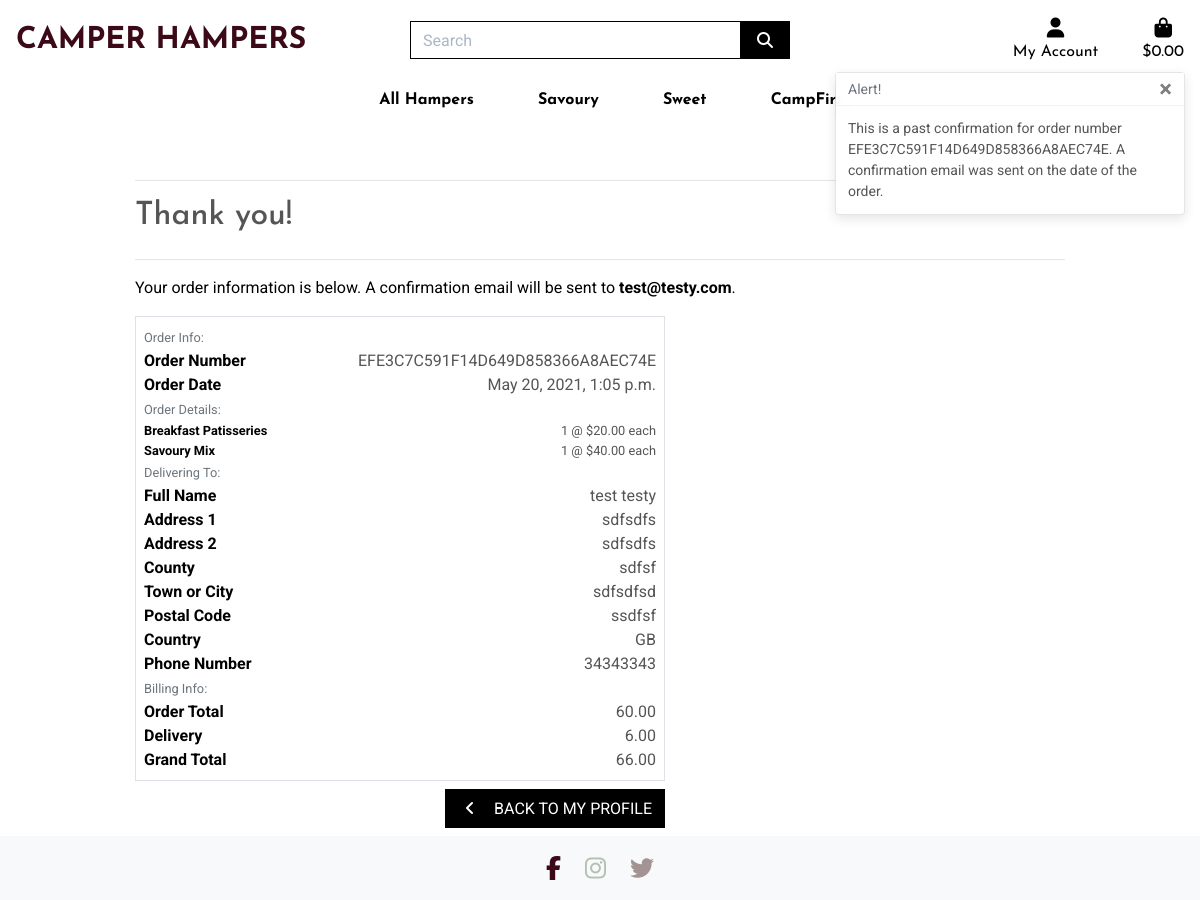
The app's page /profiles/order_history/EFE3C7C591F14D649D858366A8AEC74E with its own data.
### checkout/models.py (models this page shows, shortened)
class Order(models.Model):
    order_number = models.CharField(max_length=32, null=False, editable=False)
    user_profile = models.ForeignKey(UserProfile, on_delete=models.SET_NULL,
                                     null=True, blank=True, related_name='orders')
    full_name = models.CharField(max_length=50, null=False, blank=False)
    email = models.EmailField(max_length=254, null=False, blank=False)
    phone_number = models.CharField(max_length=20, null=False, blank=False)
    country = CountryField(blank_label='Country *', null=False, blank=False)
    postcode = models.CharField(max_length=20, null=True, blank=True)
    town_or_city = models.CharField(max_length=40, null=False, blank=False)
    street_address1 = models.CharField(max_length=80, null=False, blank=False)
    street_address2 = models.CharField(max_length=80, null=True, blank=True)
    county = models.CharField(max_length=80, null=True, blank=True)
    date = models.DateTimeField(auto_now_add=True)
    delivery_cost = models.DecimalField(max_digits=6, decimal_places=2, null=False, default=0)
    order_total = models.DecimalField(max_digits=10, decimal_places=2, null=False, default=0)
    grand_total = models.DecimalField(max_digits=10, decimal_places=2, null=False, default=0)
    original_bag = models.TextField(null=False, blank=False, default='')
    stripe_pid = models.CharField(max_length=254, null=False, blank=False, default='')

class OrderLineItem(models.Model):
    order = models.ForeignKey(Order, null=False, blank=False, on_delete=models.CASCADE, related_name='lineitems')
    product = models.ForeignKey(Product, null=False, blank=False, on_delete=models.CASCADE)
    quantity = models.IntegerField(null=False, blank=False, default=0)
    lineitem_total = models.DecimalField(max_digits=6, decimal_places=2, null=False, blank=False, editable=False)

### products/models.py (models this page shows, shortened)
class Product(models.Model):
    category = models.ForeignKey('Category', null=True, blank=True, on_delete=models.SET_NULL)
    sku = models.CharField(max_length=254, null=True, blank=True)
    name = models.CharField(max_length=254)
    description = models.TextField()
    price = models.DecimalField(max_digits=6, decimal_places=2)
    image_url = models.URLField(max_length=1024, null=True, blank=True)
    image = models.ImageField(null=True, blank=True)

### profiles/views.py (the view)
# urls.py: path('order_history/<order_number>', views.order_history, name='order_history'),
def order_history(request, order_number):
    order = get_object_or_404(Order, order_number=order_number)
    messages.info(request, (
        f'This is a past confirmation for order number {order_number}. '
        'A confirmation email was sent on the date of the order.'
    ))
    template = 'checkout/checkout_success.html'
    context = {
        'order': order,
        'from_profile': True,
    }
    return render(request, template, context)

### bag/contexts.py (called while the page is built, shortened)
def bag_contents(request):
    bag_items = []
    total = 0
    product_count = 0
    bag = request.session.get('bag', {})
    delivery = total * Decimal(settings.STANDARD_DELIVERY_PERCENTAGE / 100)
    grand_total = delivery + total
    context = {
        'bag_items': bag_items,
        'total': total,
        'product_count': product_count,
        'delivery': delivery,
        'grand_total': grand_total,
    }
    return context

### checkout/templates/checkout/checkout_success.html (shortened to what this page needs)
{% extends "base.html" %}
{% load static %}
{% block extra_css %}
    <link rel="stylesheet" href="{% static 'checkout/css/checkout.css' %}">
{% endblock %}
{% block page_header %}
    <div class="container header-container">
    </div>
{% endblock %}
{% block content %}
    <div class="overlay"></div>
    <div class="container">
        <div class="row">
            <div class="col">
                <hr>
                <h2 class="logo-font mb-4">Thank you!</h2>
                <hr>
                <p class="text-black">Your order information is below. A confirmation email will be sent to <strong>{{ order.email }}</strong>.</p>
            </div>
        </div>
        <div class="row">
            <div class="col-12 col-lg-7">
                <div class="order-confirmation-wrapper p-2 border">
                    <div class="row">
                        <div class="col">
                            <small class="text-muted">Order Info:</small>
                        </div>
                    </div>
                    <div class="row">
                        <div class="col-12 col-md-4">
                            <p class="mb-0 text-black font-weight-bold">Order Number</p>
                        </div>
                        <div class="col-12 col-md-8 text-md-right">
                            <p class="mb-0">{{ order.order_number }}</p>
                        </div>
                    </div>
                    <div class="row">
                        <div class="col-12 col-md-4">
                            <p class="mb-0 text-black font-weight-bold">Order Date</p>
                        </div>
                        <div class="col-12 col-md-8 text-md-right">
                            <p class="mb-0">{{ order.date }}</p>
                        </div>
                    </div>
                    <div class="row">
                        <div class="col">
                            <small class="text-muted">Order Details:</small>
                        </div>
                    </div>
                    {% for item in order.lineitems.all %}
                    <div class="row">
                        <div class="col-12 col-md-4">
                            <p class="small mb-0 text-black font-weight-bold">
                                {{ item.product.name }}
                            </p>
                        </div>
                        <div class="col-12 col-md-8 text-md-right">
                            <p class="small mb-0">{{ item.quantity }} @ ${{ item.product.price }} each</p>
                        </div>
                    </div>
                    {% endfor %}
                    <div class="row">
                        <div class="col">
                            <small class="text-muted">Delivering To:</small>
                        </div>
                    </div>
                    <div class="row">
                        <div class="col-12 col-md-4">
                            <p class="mb-0 text-black font-weight-bold">Full Name</p>
                        </div>
                        <div class="col-12 col-md-8 text-md-right">
                            <p class="mb-0">{{ order.full_name }}</p>
                        </div>
                    </div>
                    <div class="row">
                        <div class="col-12 col-md-4">
                            <p class="mb-0 text-black font-weight-bold">Address 1</p>
                        </div>
                        <div class="col-12 col-md-8 text-md-right">
                            <p class="mb-0">{{ order.street_address1 }}</p>
                        </div>
                    </div>
                    {% if order.street_address2 %}
                    <div class="row">
                        <div class="col-12 col-md-4">
                            <p class="mb-0 text-black font-weight-bold">Address 2</p>
                        </div>
                        <div class="col-12 col-md-8 text-md-right">
                            <p class="mb-0">{{ order.street_address1 }}</p>
                        </div>
                    </div>
                    {% endif %}
                    {% if order.county %}
                    <div class="row">
                        <div class="col-12 col-md-4">
                            <p class="mb-0 text-black font-weight-bold">County</p>
                        </div>
                        <div class="col-12 col-md-8 text-md-right">
                            <p class="mb-0">{{ order.county }}</p>
                        </div>
                    </div>
                    {% endif %}
                    <div class="row">
                        <div class="col-12 col-md-4">
                            <p class="mb-0 text-black font-weight-bold">Town or City</p>
                        </div>
                        <div class="col-12 col-md-8 text-md-right">
                            <p class="mb-0">{{ order.town_or_city }}</p>
                        </div>
                    </div>
                    {% if order.postcode %}
                    <div class="row">
                        <div class="col-12 col-md-4">
                            <p class="mb-0 text-black font-weight-bold">Postal Code</p>
                        </div>
                        <div class="col-12 col-md-8 text-md-right">
                            <p class="mb-0">{{ order.postcode }}</p>
                        </div>
                    </div>
                    {% endif %}
                    <div class="row">
                        <div class="col-12 col-md-4">
                            <p class="mb-0 text-black font-weight-bold">Country</p>
                        </div>
                        <div class="col-12 col-md-8 text-md-right">
                            <p class="mb-0">{{ order.country }}</p>
                        </div>
                    </div>
                    <div class="row">
                        <div class="col-12 col-md-4">
                            <p class="mb-0 text-black font-weight-bold">Phone Number</p>
                        </div>
                        <div class="col-12 col-md-8 text-md-right">
                            <p class="mb-0">{{ order.phone_number }}</p>
                        </div>
                    </div>
                    <div class="row">
                        <div class="col">
                            <small class="text-muted">Billing Info:</small>
                        </div>
                    </div>
                    <div class="row">
                        <div class="col-12 col-md-4">
                            <p class="mb-0 text-black font-weight-bold">Order Total</p>
                        </div>
                        <div class="col-12 col-md-8 text-md-right">
                            <p class="mb-0">{{ order.order_total }}</p>
                        </div>
                    </div>
                    <div class="row">
                        <div class="col-12 col-md-4">
                            <p class="mb-0 text-black font-weight-bold">Delivery</p>
                        </div>
                        <div class="col-12 col-md-8 text-md-right">
                            <p class="mb-0">{{ order.delivery_cost }}</p>
                        </div>
                    </div>
                    <div class="row">
                        <div class="col-12 col-md-4">
                            <p class="mb-0 text-black font-weight-bold">Grand Total</p>
                        </div>
                        <div class="col-12 col-md-8 text-md-right">
                            <p class="mb-0">{{ order.grand_total }}</p>
                        </div>
                    </div>
                </div>
            </div>
        </div>
        <div class="row">
			<div class="col-12 col-lg-7 text-right">
                {% if from_profile %}
                <a href="{% url 'profile' %}" class="btn btn-black rounded-0 my-2">
                    <span class="icon mr-2">
                        <i class="fas fa-angle-left"></i>
                    </span>
                    <span class="text-uppercase">Back to My Profile</span>
                </a>
                {% endif %}
			</div>
		</div>
    </div>
{% endblock %}

### static/css/base.css (style rules this page uses)
html { height: 100%; }
body { background-size: cover; height: calc(100vh - 164px); color: #555; font-family: 'Roboto'; }
.icon { align-items: center; display: inline-flex; justify-content: center; height: 1.5rem; width: 1.5rem; }
@media (min-width: 992px) { .header-container { padding-top: 164px; } }
.logo-font { font-family: 'Josefin Sans', sans-serif; }
.btn-black { background: black; color: white; }
.text-black { color: #000 !important; }
.overlay { height: 100%; width: 100%; top: 0; left: 0; position: fixed; background: white; z-index: -1; }
@media (min-width: 1200px) { .container { max-width: 80%; } }

### records on screen
Order: email "test@testy.com", order_number "EFE3C7C591F14D649D858366A8AEC74E", date "May 20, 2021, 1:05 p.m.", full_name "test testy", street_address1 "sdfsdfs", county "sdfsf", town_or_city "sdfsdfsd", postcode "ssdfsf", country "GB", phone_number "34343343", order_total "60.00", delivery_cost "6.00", grand_total "66.00"
OrderLineItem: product.name "Breakfast Patisseries", quantity "1", product.price "20.00"
OrderLineItem: product.name "Savoury Mix", quantity "1", product.price "40.00"

### other values on screen
{{ message }} "This is a past confirmation for order number EFE3C7C591F14D649D858366A8AEC74E. A confirmation email was sent on the date of the order."
